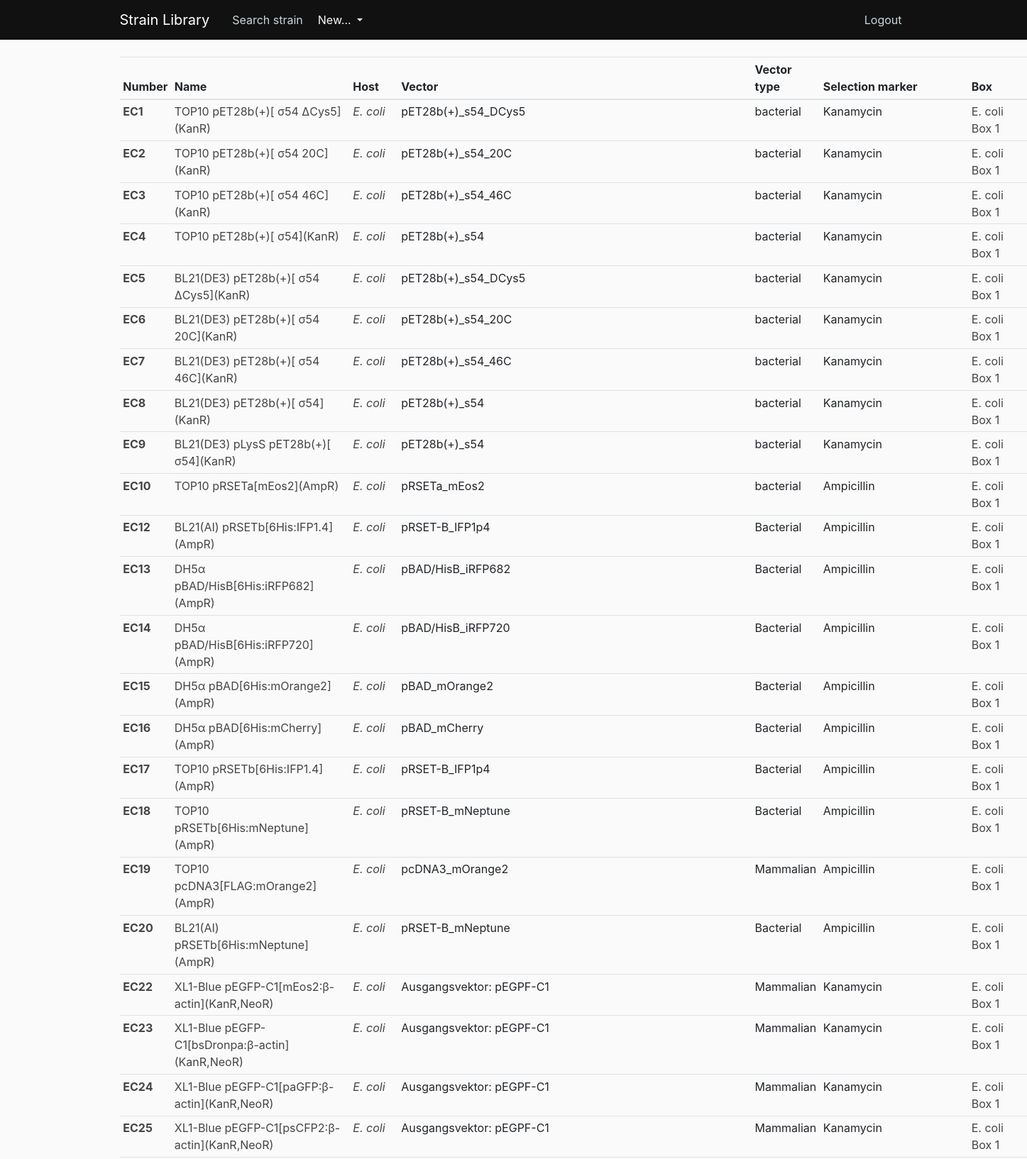
The page /results (signed in, upper part) on the database its author committed.
### strain_library/models.py (models this page shows, shortened)
class Strain(db.Model):
    __tablename__ = 'strain'
    id = db.Column(db.Integer, primary_key=True)
    number = db.Column(db.String, nullable=False, unique=True)
    name = db.Column(db.String, nullable=False)
    host = db.Column(db.String, nullable=False)
    vector = db.Column(db.String)
    vector_type = db.Column(db.String)
    selection_marker = db.Column(db.String)
    box = db.Column(db.String)
    slot = db.Column(db.String)
    date_of_creation = db.Column(db.Date)
    comments = db.Column(db.Text)
    user_id = db.Column(db.Integer, db.ForeignKey('user.id'), nullable=False)
    type = db.Column(db.String)
    __mapper_args__ = {
        'polymorphic_identity':'strain',
        'polymorphic_on':type
    }

class EcoliStrain(Strain):
    __tablename__ = 'ecolistrainlist'
    id = db.Column(db.Integer, db.ForeignKey('strain.id'), primary_key=True)
    __mapper_args__ = {
        'polymorphic_identity':'ecolistrainlist'
    }

class Strain(db.Model):
    __tablename__ = 'strain'
    id = db.Column(db.Integer, primary_key=True)
    number = db.Column(db.String, nullable=False, unique=True)
    name = db.Column(db.String, nullable=False)
    host = db.Column(db.String, nullable=False)
    vector = db.Column(db.String)
    vector_type = db.Column(db.String)
    selection_marker = db.Column(db.String)
    box = db.Column(db.String)
    slot = db.Column(db.String)
    date_of_creation = db.Column(db.Date)
    comments = db.Column(db.Text)
    user_id = db.Column(db.Integer, db.ForeignKey('user.id'), nullable=False)
    type = db.Column(db.String)
    __mapper_args__ = {
        'polymorphic_identity':'strain',
        'polymorphic_on':type
    }

### strain_library/routes.py (the view)
@app.route('/results')
@login_required
def results():
    host = request.args.get('host')
    box = request.args.get('box')
    if host:
        strains = Strain.query.filter_by(host=host).all()
        return render_template('results.html', strains=strains)
    if box:
        strains = Strain.query.filter_by(box=box).all()
        return render_template('results.html', strains=strains)
    strains = Strain.query.all()
    return render_template('results.html', strains=strains)

### strain_library/models.py (called while the page is built)
@login_manager.user_loader
def load_user(user_id):
    return User.query.get(int(user_id))

### strain_library/templates/results.html (shortened to what this page needs)
{% extends "layout.html" %}
{% block content %}
    <table class="table table-sm table-hover">
        <thead>
          <tr>
            <th scope="col">Number</th>
            <th scope="col">Name</th>
            <th scope="col">Host</th>
            <th scope="col">Vector</th>
            <th scope="col">Vector type</th>
            <th scope="col">Selection marker</th>
            <th scope="col">Box</th>
          </tr>
        </thead>
        <tbody>
            {% for strain in strains %}
            <tr>
                <th scope="row" ><a class="article-title" href="{{ url_for('strain', strain_id=strain.id) }}">{{ strain.number }}</a></th>
                <td><a class="article-title" href="{{ url_for('strain', strain_id=strain.id) }}">{{ strain.name }}</a></td>
                <td><i><a class="article-title" href="{{ url_for('results', host=strain.host) }}">{{ strain.host }}</a></i></td>
                <td>{{ strain.vector }}</td>
                <td>{{ strain.vector_type }}</td>
                <td>{{ strain.selection_marker }}</td>
                <td><a class="article-title" href="{{ url_for('results', box=strain.box) }}">{{ strain.box }}</a></td>
            </tr>
            {% endfor %}
        </tbody>
      </table>
{% endblock content %}

### strain_library/static/main.css (style rules this page uses)
body { background: #fafafa; color: #333333; margin-top: 5rem; }
.article-title { color: #444444; }

### rows shown on the page
EcoliStrain: number "EC1", name "TOP10 pET28b(+)[ σ54 ΔCys5](KanR)", host "E. coli", vector "pET28b(+)_s54_DCys5", vector_type "bacterial", selection_marker "Kanamycin", box "E. coli Box 1"
EcoliStrain: number "EC2", name "TOP10 pET28b(+)[ σ54 20C](KanR)", host "E. coli", vector "pET28b(+)_s54_20C", vector_type "bacterial", selection_marker "Kanamycin", box "E. coli Box 1"
EcoliStrain: number "EC3", name "TOP10 pET28b(+)[ σ54 46C](KanR)", host "E. coli", vector "pET28b(+)_s54_46C", vector_type "bacterial", selection_marker "Kanamycin", box "E. coli Box 1"
EcoliStrain: number "EC4", name "TOP10 pET28b(+)[ σ54](KanR)", host "E. coli", vector "pET28b(+)_s54", vector_type "bacterial", selection_marker "Kanamycin", box "E. coli Box 1"
EcoliStrain: number "EC5", name "BL21(DE3) pET28b(+)[ σ54 ΔCys5](KanR)", host "E. coli", vector "pET28b(+)_s54_DCys5", vector_type "bacterial", selection_marker "Kanamycin", box "E. coli Box 1"
EcoliStrain: number "EC6", name "BL21(DE3) pET28b(+)[ σ54 20C](KanR)", host "E. coli", vector "pET28b(+)_s54_20C", vector_type "bacterial", selection_marker "Kanamycin", box "E. coli Box 1"
EcoliStrain: number "EC7", name "BL21(DE3) pET28b(+)[ σ54 46C](KanR)", host "E. coli", vector "pET28b(+)_s54_46C", vector_type "bacterial", selection_marker "Kanamycin", box "E. coli Box 1"
EcoliStrain: number "EC8", name "BL21(DE3) pET28b(+)[ σ54](KanR)", host "E. coli", vector "pET28b(+)_s54", vector_type "bacterial", selection_marker "Kanamycin", box "E. coli Box 1"
EcoliStrain: number "EC9", name "BL21(DE3) pLysS pET28b(+)[ σ54](KanR)", host "E. coli", vector "pET28b(+)_s54", vector_type "bacterial", selection_marker "Kanamycin", box "E. coli Box 1"
EcoliStrain: number "EC10", name "TOP10 pRSETa[mEos2](AmpR)", host "E. coli", vector "pRSETa_mEos2", vector_type "bacterial", selection_marker "Ampicillin", box "E. coli Box 1"
EcoliStrain: number "EC12", name "BL21(AI) pRSETb[6His:IFP1.4](AmpR)", host "E. coli", vector "pRSET-B_IFP1p4", vector_type "Bacterial", selection_marker "Ampicillin", box "E. coli Box 1"
EcoliStrain: number "EC13", name "DH5α pBAD/HisB[6His:iRFP682](AmpR)", host "E. coli", vector "pBAD/HisB_iRFP682", vector_type "Bacterial", selection_marker "Ampicillin", box "E. coli Box 1"
EcoliStrain: number "EC14", name "DH5α pBAD/HisB[6His:iRFP720](AmpR)", host "E. coli", vector "pBAD/HisB_iRFP720", vector_type "Bacterial", selection_marker "Ampicillin", box "E. coli Box 1"
EcoliStrain: number "EC15", name "DH5α pBAD[6His:mOrange2](AmpR)", host "E. coli", vector "pBAD_mOrange2", vector_type "Bacterial", selection_marker "Ampicillin", box "E. coli Box 1"
EcoliStrain: number "EC16", name "DH5α pBAD[6His:mCherry](AmpR)", host "E. coli", vector "pBAD_mCherry", vector_type "Bacterial", selection_marker "Ampicillin", box "E. coli Box 1"
EcoliStrain: number "EC17", name "TOP10 pRSETb[6His:IFP1.4](AmpR)", host "E. coli", vector "pRSET-B_IFP1p4", vector_type "Bacterial", selection_marker "Ampicillin", box "E. coli Box 1"
EcoliStrain: number "EC18", name "TOP10 pRSETb[6His:mNeptune](AmpR)", host "E. coli", vector "pRSET-B_mNeptune", vector_type "Bacterial", selection_marker "Ampicillin", box "E. coli Box 1"
EcoliStrain: number "EC19", name "TOP10 pcDNA3[FLAG:mOrange2](AmpR)", host "E. coli", vector "pcDNA3_mOrange2", vector_type "Mammalian", selection_marker "Ampicillin", box "E. coli Box 1"
EcoliStrain: number "EC20", name "BL21(AI) pRSETb[6His:mNeptune](AmpR)", host "E. coli", vector "pRSET-B_mNeptune", vector_type "Bacterial", selection_marker "Ampicillin", box "E. coli Box 1"
EcoliStrain: number "EC22", name "XL1-Blue pEGFP-C1[mEos2:β-actin](KanR,NeoR)", host "E. coli", vector "Ausgangsvektor: pEGPF-C1", vector_type "Mammalian", selection_marker "Kanamycin", box "E. coli Box 1"
EcoliStrain: number "EC23", name "XL1-Blue pEGFP-C1[bsDronpa:β-actin](KanR,NeoR)", host "E. coli", vector "Ausgangsvektor: pEGPF-C1", vector_type "Mammalian", selection_marker "Kanamycin", box "E. coli Box 1"
EcoliStrain: number "EC24", name "XL1-Blue pEGFP-C1[paGFP:β-actin](KanR,NeoR)", host "E. coli", vector "Ausgangsvektor: pEGPF-C1", vector_type "Mammalian", selection_marker "Kanamycin", box "E. coli Box 1"
EcoliStrain: number "EC25", name "XL1-Blue pEGFP-C1[psCFP2:β-actin](KanR,NeoR)", host "E. coli", vector "Ausgangsvektor: pEGPF-C1", vector_type "Mammalian", selection_marker "Kanamycin", box "E. coli Box 1"
